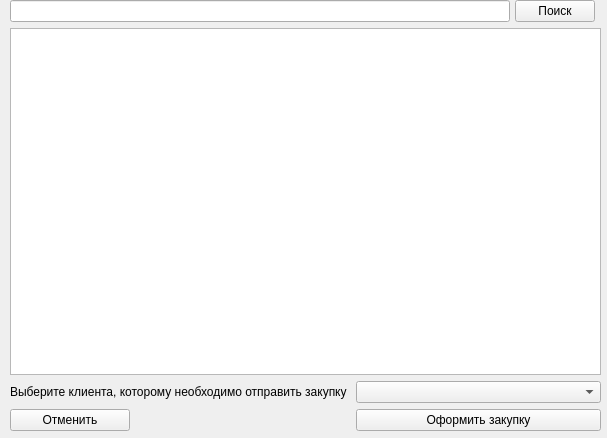
<?xml version="1.0" encoding="UTF-8"?>
<ui version="4.0">
 <class>OrderWindow</class>
 <widget class="QWidget" name="OrderWindow">
  <property name="geometry">
   <rect>
    <x>0</x>
    <y>0</y>
    <width>607</width>
    <height>438</height>
   </rect>
  </property>
  <property name="windowTitle">
   <string>Form</string>
  </property>
  <widget class="QWidget" name="layoutWidget">
   <property name="geometry">
    <rect>
     <x>10</x>
     <y>0</y>
     <width>591</width>
     <height>431</height>
    </rect>
   </property>
   <layout class="QGridLayout" name="gridLayout_2">
    <item row="1" column="0">
     <widget class="QLineEdit" name="searchLine">
      <property name="minimumSize">
       <size>
        <width>500</width>
        <height>0</height>
       </size>
      </property>
      <property name="maximumSize">
       <size>
        <width>500</width>
        <height>16777215</height>
       </size>
      </property>
     </widget>
    </item>
    <item row="1" column="1">
     <widget class="QPushButton" name="searchButton">
      <property name="maximumSize">
       <size>
        <width>120</width>
        <height>16777215</height>
       </size>
      </property>
      <property name="text">
       <string>Поиск</string>
      </property>
     </widget>
    </item>
    <item row="3" column="0" colspan="3">
     <layout class="QGridLayout" name="gridLayout">
      <item row="0" column="0" colspan="2">
       <widget class="QTableWidget" name="tableWidget"/>
      </item>
      <item row="2" column="0">
       <widget class="QPushButton" name="cancelButton">
        <property name="maximumSize">
         <size>
          <width>120</width>
          <height>16777215</height>
         </size>
        </property>
        <property name="text">
         <string>Отменить</string>
        </property>
       </widget>
      </item>
      <item row="2" column="1">
       <widget class="QPushButton" name="orderButton">
        <property name="text">
         <string>Оформить закупку</string>
        </property>
       </widget>
      </item>
      <item row="1" column="1">
       <widget class="QComboBox" name="comboBox">
        <property name="minimumSize">
         <size>
          <width>120</width>
          <height>0</height>
         </size>
        </property>
       </widget>
      </item>
      <item row="1" column="0">
       <widget class="QLabel" name="label">
        <property name="text">
         <string>Выберите клиента, которому необходимо отправить закупку </string>
        </property>
       </widget>
      </item>
     </layout>
    </item>
   </layout>
  </widget>
 </widget>
 <resources/>
 <connections/>
</ui>
